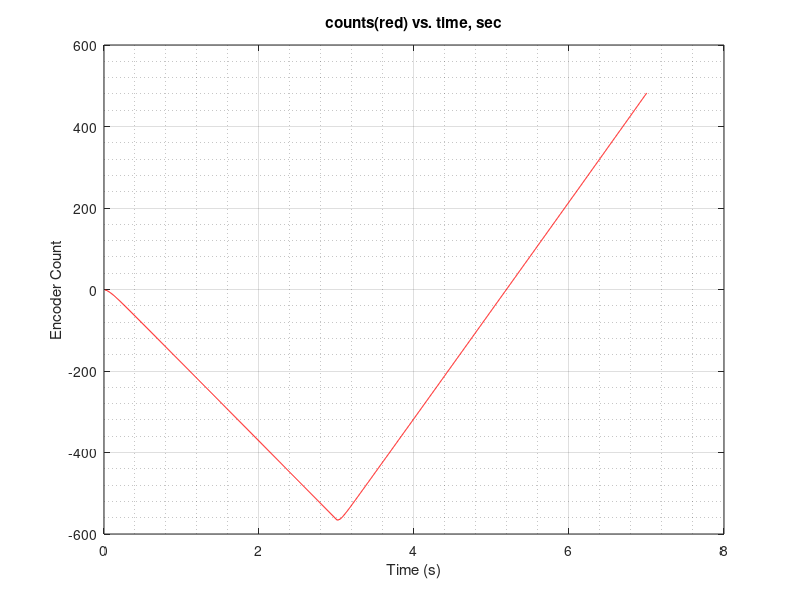
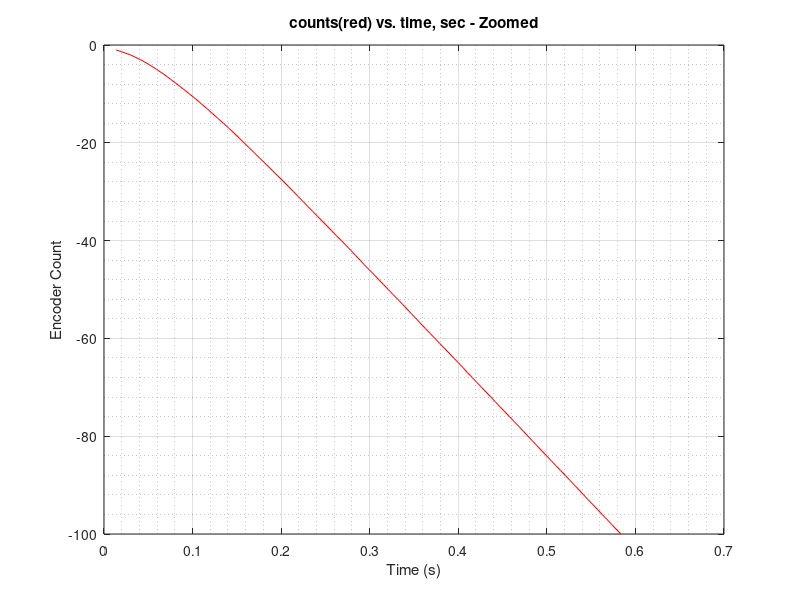
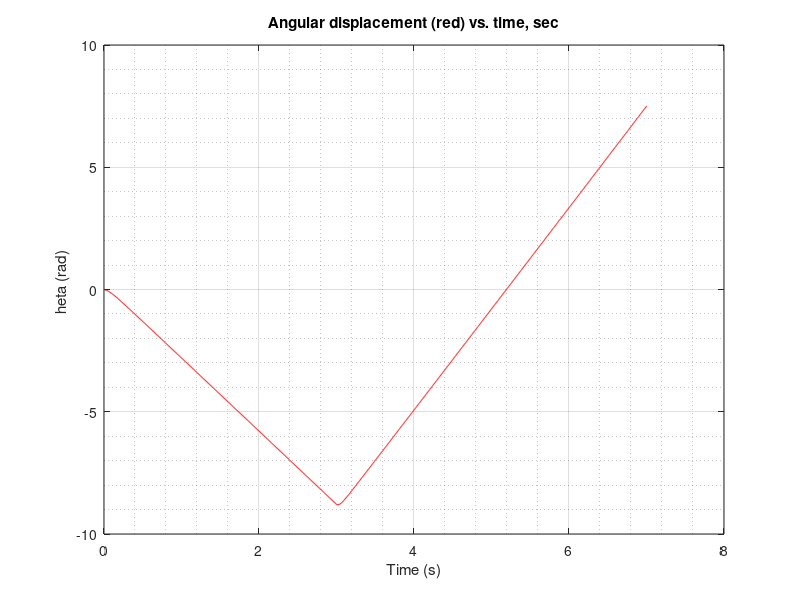
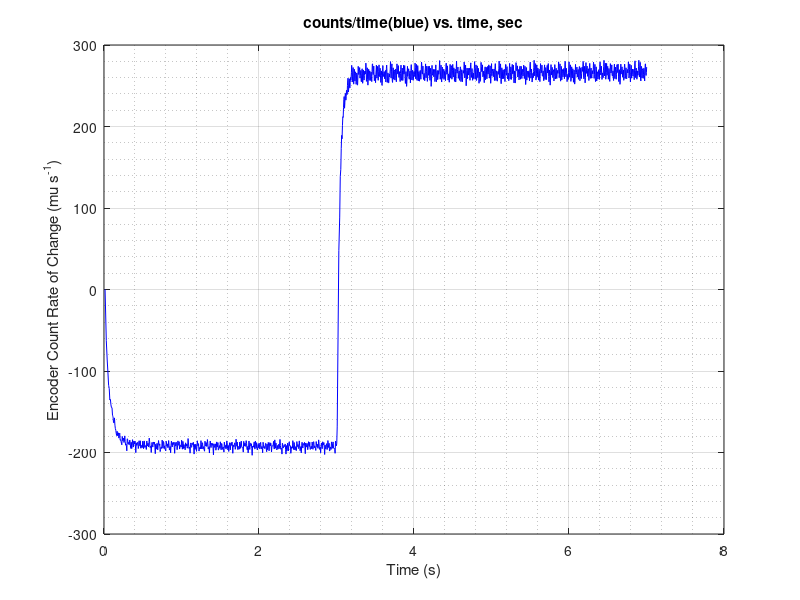

MATLAB code for these plots, in order:
clc;clear;close all;
% ReadTxt_MEM458_Lab3_Motor_Velocity.m
fileID = fopen('lab4dataExp.txt','r');
formatSpec = '%ld %d';
sizeA = [2 Inf];
A = fscanf(fileID,formatSpec,sizeA);
fclose(fileID);
n=size(A);
t=A(1,1:n(2))*64/16e6;
x=A(2,1:n(2));
v = zeros(length(t),1);
v(2:end) = diff(x)./diff(t);
v_smooth = movmean(v,20);
countToRPMConv = 0.892/360*60;
countToRadConv = 0.892*pi/180;

figure;
plot(t,x,'r-')
title('counts(red) vs. time, sec')
xlabel("Time (s)")
ylabel("Encoder Count");
grid on;
grid minor;

figure;
plot(t(1:100),x(1:100),'r-')
title('counts(red) vs. time, sec - Zoomed')
xlabel("Time (s)")
ylabel("Encoder Count");
grid on;
grid minor;

figure;
plot(t,x*countToRadConv,'r-')
title('Angular displacement (red) vs. time, sec')
xlabel("Time (s)")
ylabel("\theta (rad)");
grid on;
grid minor;

figure;
plot(t,v,'b-')
title('counts/time(blue) vs. time, sec')
xlabel("Time (s)")
ylabel("Encoder Count Rate of Change (\mu s^{-1})");
grid on;
grid minor;

figure;
plot(t,v_smooth,'m-')
title('counts/time(purple) vs. time, sec - Post-Processed')
xlabel("Time (s)")
ylabel("Encoder Count Rate of Change (\mu s^{-1})");
grid on;
grid minor;

figure;
plot(t,v_smooth*countToRPMConv,'m-')
title('Angular velocity (purple) vs. time, sec - Post-Processed')
xlabel("Time (s)")
ylabel("\omega (RPM)");
grid on;
grid minor;
